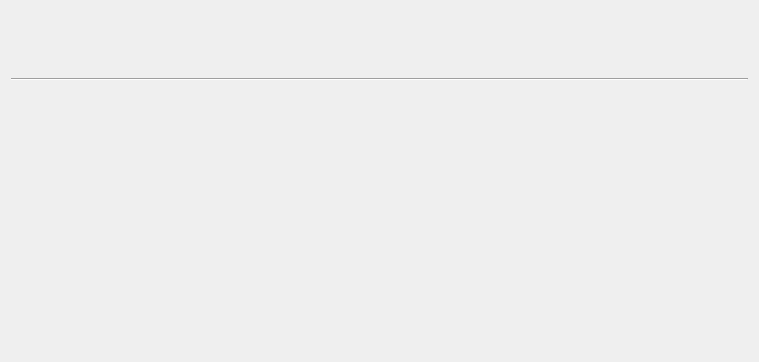
<?xml version="1.0" encoding="UTF-8"?>
<ui version="4.0">
 <class>Test_TitleBarClass</class>
 <widget class="QWidget" name="Test_TitleBarClass">
  <property name="geometry">
   <rect>
    <x>0</x>
    <y>0</y>
    <width>759</width>
    <height>362</height>
   </rect>
  </property>
  <property name="windowTitle">
   <string>Test_TitleBar</string>
  </property>
  <layout class="QVBoxLayout" name="verticalLayout">
   <item>
    <widget class="CWidget" name="widget" native="true">
     <property name="sizePolicy">
      <sizepolicy hsizetype="Minimum" vsizetype="Fixed">
       <horstretch>0</horstretch>
       <verstretch>0</verstretch>
      </sizepolicy>
     </property>
     <property name="minimumSize">
      <size>
       <width>0</width>
       <height>61</height>
      </size>
     </property>
     <property name="maximumSize">
      <size>
       <width>16777215</width>
       <height>61</height>
      </size>
     </property>
    </widget>
   </item>
   <item>
    <widget class="Line" name="line">
     <property name="orientation">
      <enum>Qt::Horizontal</enum>
     </property>
    </widget>
   </item>
   <item>
    <spacer name="verticalSpacer">
     <property name="orientation">
      <enum>Qt::Vertical</enum>
     </property>
     <property name="sizeHint" stdset="0">
      <size>
       <width>20</width>
       <height>245</height>
      </size>
     </property>
    </spacer>
   </item>
  </layout>
 </widget>
 <layoutdefault spacing="6" margin="11"/>
 <customwidgets>
  <customwidget>
   <class>CWidget</class>
   <extends>QWidget</extends>
   <header>cwidget.h</header>
   <container>1</container>
  </customwidget>
 </customwidgets>
 <resources>
  <include location="test_titlebar.qrc"/>
 </resources>
 <connections/>
</ui>
